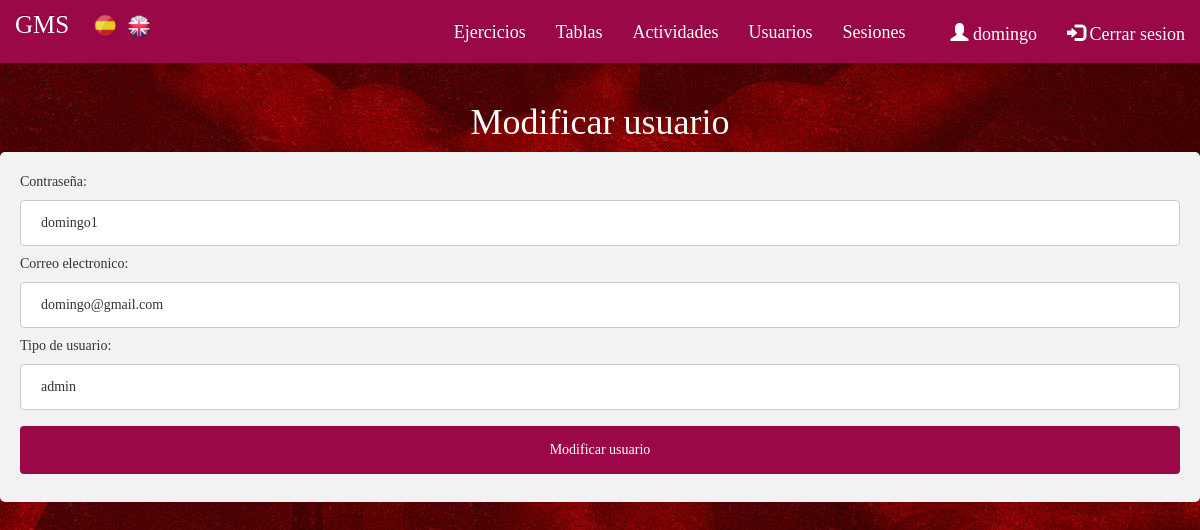
Page /index.php?controller=users&action=edit&nombreusuario=domingo (signed in) on the committed database.
### tables this page shows
CREATE TABLE IF NOT EXISTS `Usuario` (
  `nombreusuario` VARCHAR(45) NOT NULL,
  `contraseña` VARCHAR(45) NULL,
  `correo` VARCHAR(45) NULL,
  `tipousuario` VARCHAR(15) NULL,
  PRIMARY KEY (`nombreusuario`));

### core/ViewManager.php (called while the page is built, shortened)
<?php
class ViewManager {
	private $variables = array();
	public function setVariable($varname, $value, $flash=false) {
		$this->variables[$varname] = $value;
	}
	public function getVariable($varname, $default=NULL) {
		if (!isset($this->variables[$varname])) {
			return $default;
		}
		return $this->variables[$varname];
	}
	public function render($controller, $viewname) {
		include(__DIR__."/../view/$controller/$viewname.php");
	}
	private static $viewmanager_singleton = NULL;
	public static function getInstance() {
		if (self::$viewmanager_singleton == null) {
			self::$viewmanager_singleton = new ViewManager();
		}
		return self::$viewmanager_singleton;
	}
}

### controller/UsersController.php (called while the page is built, shortened)
<?php
require_once(__DIR__."/../core/ViewManager.php");
require_once(__DIR__."/../core/I18n.php");
require_once(__DIR__."/../model/User.php");
require_once(__DIR__."/../model/UserMapper.php");
class UsersController extends BaseController {
	private $userMapper;
	public function __construct() {
		$this->userMapper = new UserMapper();
	}
	public function edit() {
		$nombreusuario = $_REQUEST["nombreusuario"];
		$user = $this->userMapper->findByName($nombreusuario);
		$this->view->setVariable("user", $user);
		$this->view->render("users", "edit");
	}
}

### index.php (called while the page is built, shortened)
<?php
function run() {
	try {
		$controller = loadController($_GET["controller"]);
		$actionName = $_GET["action"];
		$controller->$actionName();
	} catch(Exception $ex) {
		die("An exception occured!!!!!".$ex->getMessage());
	}
}
function loadController($controllerName) {
	return new $controllerClassName();
}
run();
?>

### view/messages/messages_es.php (called while the page is built)
<?php
$i18n_messages = array()
?>

### core/I18n.php (called while the page is built, shortened)
<?php
class I18n {
	private $messages;
	public function setLanguage($language) {
		$this->messages = $i18n_messages;
	}
	public function i18n($key) {
		if (isset($this->messages[$key])){
			return $this->messages[$key];
		}else{
			return $key;
		}
	}
	private static $i18n_singleton = null;
	public static function getInstance() {
		if (self::$i18n_singleton == NULL) {
			self::$i18n_singleton = new I18n();
		}
		return self::$i18n_singleton;
	}
}
function i18n($key) {
	return I18n::getInstance()->i18n($key);
}

### model/User.php (called while the page is built, shortened)
<?php
class User {
	private $contraseña;
	private $correo;
	private $tipousuario;
	public function __construct($nombreusuario=NULL, $contraseña=NULL, $correo=NULL, $tipousuario=NULL) {
		$this->contraseña = $contraseña;
		$this->correo = $correo;
		$this->tipousuario = $tipousuario;
	}
	public function getPassword() {
		return $this->contraseña;
	}
	public function getMail() {
		return $this->correo;
	}
	public function getUserType() {
		return $this->tipousuario;
	}
}

### model/UserMapper.php (called while the page is built, shortened)
<?php
require_once(__DIR__."/../core/PDOConnection.php");
require_once(__DIR__."/../model/User.php");
class UserMapper {
	private $db;
	public function __construct() {
		$this->db = PDOConnection::getInstance();
	}
		public function findByName($nombreusuario){
		$stmt = $this->db->prepare("SELECT * FROM usuario WHERE nombreusuario=?");
		$stmt->execute(array($nombreusuario));
		$user = $stmt->fetch(PDO::FETCH_ASSOC);
		if($user != null) {
			return new User(
			$user["nombreusuario"],
			$user["contraseña"],
			$user["correo"],
			$user["tipousuario"]);
		} else {
			return NULL;
		}
	}
}

### core/PDOConnection.php (called while the page is built)
<?php
class PDOConnection {
	private static $dbhost = "127.0.0.1";
	private static $dbname = "gymgms";
	private static $dbuser = "gymuser";
	private static $dbpass = "gympass";
	private static $db_singleton = null;
	public static function getInstance() {
		if (self::$db_singleton == null) {
			self::$db_singleton = new PDO(
			"mysql:host=".self::$dbhost.";dbname=".self::$dbname.";charset=utf8",
			self::$dbuser,
			self::$dbpass,
			array(
				PDO::ATTR_EMULATE_PREPARES => false,
				PDO::ATTR_ERRMODE => PDO::ERRMODE_EXCEPTION
			)
		);
	}
	return self::$db_singleton;
}
}
?>

### view/users/edit.php (the view, shortened to what this page needs)
<?php
require_once(__DIR__."/../../core/ViewManager.php");
$view = ViewManager::getInstance();
$user = $view->getVariable("user");
$errors = $view->getVariable("errors");
?><h1><?= i18n("Modificar usuario")?></h1>
<div class=crearEjercicio>
	<form action="index.php?controller=users&amp;action=edit" method="POST">
		<?= i18n("Contraseña") ?>: <input type="text" name="contraseña"
		value="<?= isset($_POST["contraseña"])?$_POST["contraseña"]:$user->getPassword() ?>">
		<?= isset($errors["contraseña"])?i18n($errors["contraseña"]):"" ?><br>
		<?= i18n("Correo electronico") ?>: <input type="text" name="correo"
		value="<?= isset($_POST["correo"])?$_POST["correo"]:$user->getMail() ?>">
		<?= isset($errors["correo"])?i18n($errors["correo"]):"" ?><br>
		<?= i18n("Tipo de usuario") ?>: <input type="text" name="tipousuario"
		value="<?= isset($_POST["tipousuario"])?$_POST["tipousuario"]:$user->getUserType() ?>">
		<?= isset($errors["tipousuario"])?i18n($errors["tipousuario"]):"" ?><br>
		<input type="submit" name="submit" value="<?= i18n("Modificar usuario") ?>">
	</form>
</div>

### css/style.css (style rules this page uses)
body, header { font-family: 'Raleway'; overflow: auto; }
.body-index { background-image: url("fondorojo.jpg"); background-position: top center; background-repeat: no-repeat; }
h1, h3 { color: white; text-align: center; }
input[type=text], select { width: 100%; padding: 12px 20px; margin: 8px 0; display: inline-block; border: 1px solid #ccc; border-radius: 4px; box-sizing: border-box; }
input[type=submit] { width: 100%; background-color: #9B0847; color: white; padding: 14px 20px; margin: 8px 0; border: none; border-radius: 4px; cursor: pointer; }
.crearEjercicio { border-radius: 5px; background-color: #f2f2f2; padding: 20px; }

### rows in the picture
usuario: contraseña "domingo1", correo "domingo@gmail.com", tipousuario "admin"

### other values in the picture
i18n("Ejercicios") "Ejercicios"
i18n("Tablas") "Tablas"
i18n("Actividades") "Actividades"
i18n("Usuarios") "Usuarios"
i18n("Sesiones") "Sesiones"
$currentuser "domingo"
i18n("Cerrar sesion") "Cerrar sesion"
i18n("Modificar usuario") "Modificar usuario"
i18n("Contraseña") "Contraseña"
i18n("Correo electronico") "Correo electronico"
i18n("Tipo de usuario") "Tipo de usuario"
